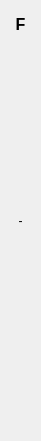
  <widget class="QWidget" name="verticalLayoutWidget_7">
   <property name="geometry">
    <rect>
     <x>970</x>
     <y>80</y>
     <width>41</width>
     <height>441</height>
    </rect>
   </property>
   <layout class="QVBoxLayout" name="verticalLayout_16">
    <item>
     <widget class="QLabel" name="label_72">
      <property name="font">
       <font>
        <pointsize>12</pointsize>
        <bold>true</bold>
       </font>
      </property>
      <property name="text">
       <string>F</string>
      </property>
      <property name="alignment">
       <set>Qt::AlignCenter</set>
      </property>
     </widget>
    </item>
    <item>
     <widget class="QLabel" name="label_af">
      <property name="text">
       <string/>
      </property>
      <property name="alignment">
       <set>Qt::AlignCenter</set>
      </property>
     </widget>
    </item>
    <item>
     <widget class="QLabel" name="label_bf">
      <property name="text">
       <string/>
      </property>
      <property name="alignment">
       <set>Qt::AlignCenter</set>
      </property>
     </widget>
    </item>
    <item>
     <widget class="QLabel" name="label_cf">
      <property name="text">
       <string/>
      </property>
      <property name="alignment">
       <set>Qt::AlignCenter</set>
      </property>
     </widget>
    </item>
    <item>
     <widget class="QLabel" name="label_df">
      <property name="text">
       <string/>
      </property>
      <property name="alignment">
       <set>Qt::AlignCenter</set>
      </property>
     </widget>
    </item>
    <item>
     <widget class="QLabel" name="label_ef">
      <property name="text">
       <string/>
      </property>
      <property name="alignment">
       <set>Qt::AlignCenter</set>
      </property>
     </widget>
    </item>
    <item>
     <widget class="QLabel" name="label_fe_2">
      <property name="text">
       <string>-</string>
      </property>
      <property name="alignment">
       <set>Qt::AlignCenter</set>
      </property>
     </widget>
    </item>
    <item>
     <widget class="QLabel" name="label_gf">
      <property name="text">
       <string/>
      </property>
      <property name="alignment">
       <set>Qt::AlignCenter</set>
      </property>
     </widget>
    </item>
    <item>
     <widget class="QLabel" name="label_hf">
      <property name="text">
       <string/>
      </property>
      <property name="alignment">
       <set>Qt::AlignCenter</set>
      </property>
     </widget>
    </item>
    <item>
     <widget class="QLabel" name="label_if">
      <property name="text">
       <string/>
      </property>
      <property name="alignment">
       <set>Qt::AlignCenter</set>
      </property>
     </widget>
    </item>
    <item>
     <widget class="QLabel" name="label_jf">
      <property name="text">
       <string/>
      </property>
      <property name="alignment">
       <set>Qt::AlignCenter</set>
      </property>
     </widget>
    </item>
    <item>
     <widget class="QLabel" name="label_kf">
      <property name="text">
       <string/>
      </property>
      <property name="alignment">
       <set>Qt::AlignCenter</set>
      </property>
     </widget>
    </item>
    <item>
     <widget class="QLabel" name="label_lf">
      <property name="text">
       <string/>
      </property>
      <property name="alignment">
       <set>Qt::AlignCenter</set>
      </property>
     </widget>
    </item>
   </layout>
  </widget>
